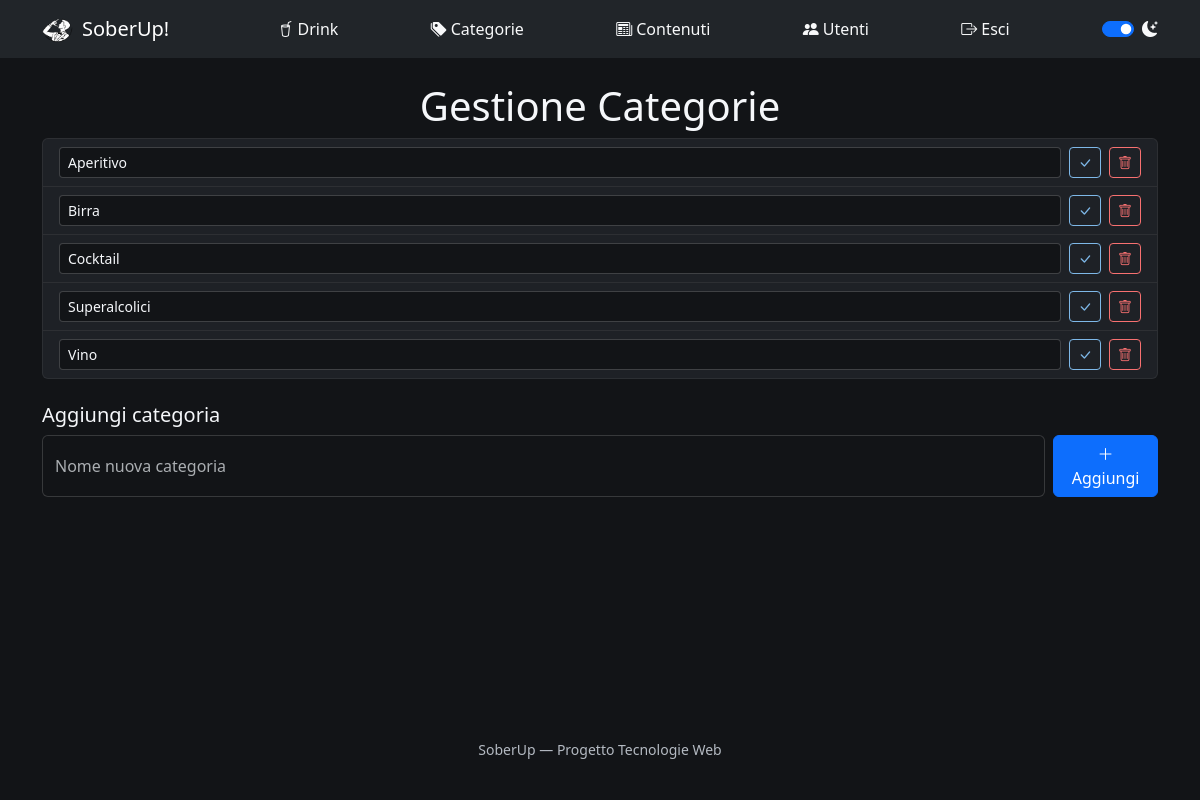
The app's page /admin-categorie.php (signed in) with its own data.
### tables this page shows
CREATE TABLE categoria (
    idcategoria     INT AUTO_INCREMENT PRIMARY KEY,
    nomecategoria   VARCHAR(50)     NOT NULL UNIQUE
);

### admin-categorie.php (called while the page is built, shortened)
<?php
require_once 'bootstrap.php';
$errori = [];
$templateParams["titolo"] = "SoberUp - Admin Categorie";
$templateParams["intestazione"] = "Gestione Categorie";
$templateParams["nome"] = "template/admin-categorie.php";
$templateParams["errori"] = $errori;
$templateParams["categorie"] = $dbh->getCategorie();
require 'template/base.php';
?>

### db/database.php (called while the page is built, shortened)
<?php
class DatabaseHelper{
    private $db;
    public function __construct($servername, $username, $password, $dbname, $port){
        $this->db = new mysqli($servername, $username, $password, $dbname, $port);
    }
    public function getCategorie(){
        $stmt = $this->db->prepare("SELECT * FROM categoria ORDER BY nomecategoria");
        $stmt->execute();
        $result = $stmt->get_result();
        return $result->fetch_all(MYSQLI_ASSOC);
    }
}
?>

### bootstrap.php (called while the page is built, shortened)
<?php
require_once("utils/functions.php");
require_once("db/database.php");
$dbh = new DatabaseHelper("localhost", "root", "", "soberup_db", 3306);
?>

### template/admin-categorie.php (the view, shortened to what this page needs)
<ul class="list-group mb-4">
    <?php foreach ($templateParams["categorie"] as $c): ?>
        <li class="list-group-item">
            <form method="POST" action="admin-categorie.php" class="d-flex align-items-center gap-2">
                <input type="text" name="nomecategoria" class="form-control form-control-sm" value="<?php echo $c["nomecategoria"]; ?>" aria-label="Nome categoria" required>
                <button type="submit" name="modifica" value="1" class="btn btn-sm btn-outline-primary" title="Salva"><i class="bi bi-check-lg"></i></button>
                <button type="submit" name="elimina" value="1" class="btn btn-sm btn-outline-danger" title="Elimina" onclick="return confirm('Eliminare questa categoria?');"><i class="bi bi-trash"></i></button>
            </form>
        </li>
    <?php endforeach; ?>
</ul>
<h2 class="h5">Aggiungi categoria</h2>
<form method="POST" action="admin-categorie.php" class="d-flex gap-2">
    <input type="text" name="nomecategoria" class="form-control" placeholder="Nome nuova categoria" aria-label="Nome nuova categoria" required>
    <button type="submit" class="btn btn-primary"><i class="bi bi-plus-lg"></i> Aggiungi</button>
</form>

### css/style.css (style rules this page uses)
:root { --bg-page: #FFFFFF; --bg-surface: #F4F6F8; --text-primary: #1A1D21; --text-secondary: #545B66; --color-primary: #1D5D8B; --color-success: #1E7A34; --color-danger: #B3261E; --color-warning: #8A6700; }
[data-theme="dark"] { --bg-page: #121417; --bg-surface: #1E2126; --text-primary: #F5F7FA; --text-secondary: #B4BAC2; --color-primary: #7EB8E8; --color-success: #4ADE80; --color-danger: #F87171; --color-warning: #FBBF24; }
body { background-color: var(--bg-page); color: var(--text-primary); }
.btn-outline-primary { color: var(--color-primary); border-color: var(--color-primary); }
.btn-outline-danger { color: var(--color-danger); border-color: var(--color-danger); }
.list-group-item { background-color: var(--bg-surface); color: var(--text-primary); border-color: rgba(127, 127, 127, 0.15); }
.form-control, .form-select { background-color: var(--bg-page); color: var(--text-primary); border-color: rgba(127, 127, 127, 0.35); }

### records on screen
categoria: nomecategoria "Aperitivo"
categoria: nomecategoria "Birra"
categoria: nomecategoria "Cocktail"
categoria: nomecategoria "Superalcolici"
categoria: nomecategoria "Vino"

### other values on screen
$templateParams["intestazione"] "Gestione Categorie"
